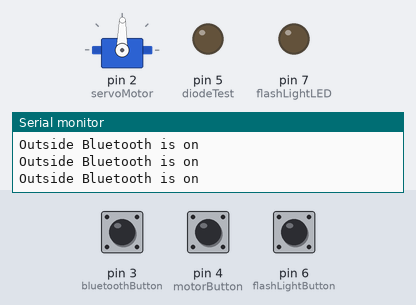
A sketch run on a simulated Arduino Uno, built with avr-gcc and run on an emulated ATmega328P. On the bench: servo, output pins drawn as LEDs (lit = HIGH), the last lines printed to the serial monitor. Dashed ring = blinking. The test bench sets the inputs (shaded band); at power-on: pin 3 (bluetoothButton) LOW, pin 6 (flashLightButton) LOW, pin 4 (motorButton) LOW.

Above: at 1.2 s.
1.3 s: pin 3 (bluetoothButton) pulled HIGH for 3.2 s
At 2.8 s:
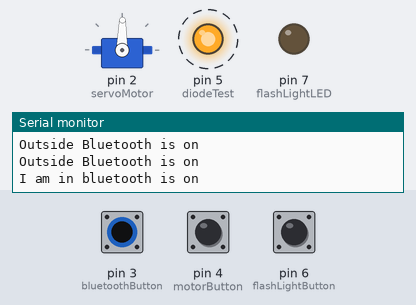
6.0 s: pin 6 (flashLightButton) pulled HIGH for 0.15 s
At 6.9 s:
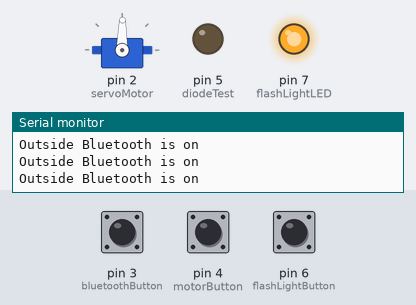
7.6 s: pin 3 (bluetoothButton) pulled HIGH for 1 s
At 8.1 s:
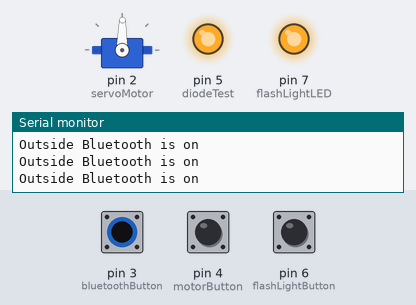
10.1 s: pin 6 (flashLightButton) pulled HIGH for 1 s
At 11.9 s:
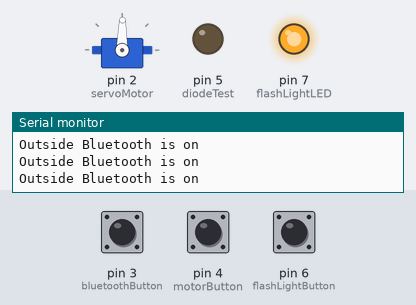
14.1 s: pin 3 (bluetoothButton) pulled HIGH for 0.15 s
At 14.8 s:
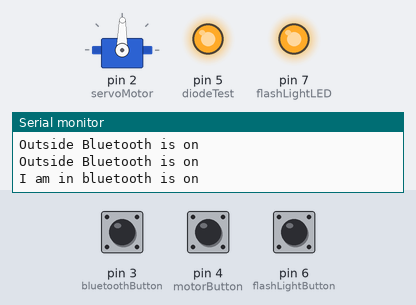
15.7 s: pin 6 (flashLightButton) pulled HIGH for 3.2 s
At 18.8 s:
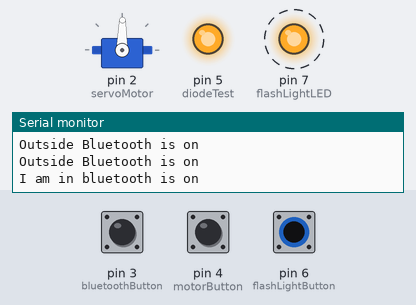
Timing chart, 0 to 20.3 s (numbered marks = the images above; inputs shaded):
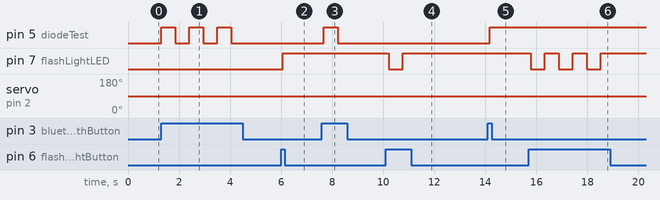

The sketch:

controller.ino
```cpp
// Include servo library
#include <Servo.h>

// Initialize variables
Servo myservo;
int analogPotentiometer = 0; // A0
int servoMotor = 2; // D2
int bluetoothButton = 3; // D3
int motorButton = 4; // D4
int diodeTest = 5; // D5
int flashLightButton = 6; // D6
int flashLightLED = 7; //D7
int val1;//value from potentiometer
//int val2;

int flashLightState = 0;//value to determine state of flash light when button is pressed
int servoMotorState = 0;//value to determine state of motor when button is pressed
int bluetoothState = 0;//value to determine state of bluetooth when button is pressed
unsigned int startTime = 0;
unsigned int currTime = 0;
bool motorOn = false;//boolean value to determine state of motor
bool bluetoothOn = false;//boolean value to determine state of bluetooth
bool lightOn = false;

// Setup code
void setup()
{
    // Initialize the pushbutton pin as an input
    pinMode(motorButton, INPUT);
    pinMode(bluetoothButton, INPUT);
    pinMode(diodeTest, OUTPUT);
    pinMode(flashLightButton,INPUT);
    pinMode(flashLightLED,OUTPUT);


    // Initialize bit rate for serial transmission
    Serial.begin(9600);
    //Serial1.begin(115200);


    // Attach the myservo motor to servoMotor
    // Initialize servo object and assign to pin 4
    myservo.attach(servoMotor);
    // myservo.write(90);
}


//bluetooth test function
void bluetoothTest(){

    //check the state of bluetooth if high
    if(bluetoothState == HIGH){

        //set bluetooth to opposite value
        bluetoothOn = !bluetoothOn;

        //check if true
        if(bluetoothOn == true)
           //write to diode true, turns on diode
           digitalWrite(diodeTest, HIGH);
        else
           //write to diode false, turns off diode
          digitalWrite(diodeTest, LOW);

       //delay for 5miliseconds to prevent fast turn on/off
       delay(500);
    }
    else{
       delay(50);
    }
 bluetoothState = digitalRead(bluetoothButton);
}

// Method will handle the motor
void handleMotor(){
  // If the bluetooth switch is on, then we can start the motor
  while(servoMotorState == HIGH && bluetoothOn == true)
  {
    //Serial.println(bluetooth);
    // Read the output voltage value from potentiometer
    val1 = analogRead(analogPotentiometer);

    // Potentiiometer range from 0 to 179 degrees from the range 0 to 1023
    val1 = map(val1,0,1023,0,179);

    // Write the value into the motor
    myservo.write(val1);

    // Delay a little bit
    delay(200);


     // Update the states
     flashLightState = digitalRead(flashLightButton);
     bluetoothState = digitalRead(bluetoothButton);
     servoMotorState = digitalRead(motorButton);
     // Quit if bluetooth is turned off
    /*if(bluetoothState == HIGH){
      bluetoothOn = false;
      bluetoothState = LOW;
    }*/

      //call functions to check state
      bluetoothTest();
      turnOnLight();
  }
  while(servoMotorState == LOW && bluetoothOn == true){

    //  Serial.println(servoMotorState);
    myservo.write(89);

    // Update the states
    bluetoothState = digitalRead(bluetoothButton);
    servoMotorState = digitalRead(motorButton);
    flashLightState = digitalRead(flashLightButton);


    // Quit if bluetooth is turned off
    /*if(bluetoothState == HIGH){
      bluetoothOn = false;
      bluetoothState = LOW;
    }*/

    //call function to check state
    bluetoothTest();
    turnOnLight();
  }
}


void turnOnLight(){

 //check the state of the LED
 if(flashLightState == HIGH){
  lightOn = !lightOn;

  if(lightOn == true)
    //digital write to digitalport turn on
    digitalWrite(flashLightLED,HIGH);

  else
    //digital write to digitalport turn off
    digitalWrite(flashLightLED,LOW);

  //delay
  delay(500);
 }
 else{
  delay(50);
 }
 flashLightState = digitalRead(flashLightButton);
}

void loop()
{
   // Check if the the bluetooth button is pressed for
   // three seconds
   // bluetoothState = digitalRead(bluetoothButton);
   bluetoothState = digitalRead(bluetoothButton);
   servoMotorState = digitalRead(motorButton);
   flashLightState = digitalRead(flashLightButton);
   //call bluetooth test funciton
   bluetoothTest();

   turnOnLight();

   Serial.println("Outside Bluetooth is on");
   //if(bluetoothState == HIGH)
   //  bluetoothOn = true;

  // Call the method that will handle the motor
  //Serial1.print("Bluetoooth value is: ");
  //Serial1.println(bluetoothState);
  //Serial1.println(servoMotorState);

  // Only change the motor speed if the bluetooth is ON
  if(bluetoothOn == true){


    Serial.println("I am in bluetooth is on");
    //digitalWrite(diodeTest, HIGH);
    handleMotor();
  }

  // Make sure the motor is completely still when bluetooth is OFF
  else{
  //  digitalWrite(diodeTest, LOW);
    myservo.write(89);
  }
}
```

Measured:
- after the input at 1.3 s, pin 5 (diodeTest): alternates HIGH for 0.55 s and LOW for 0.55 s, 6 changes in all, then stays LOW, starting at once
- after the input at 6.0 s, pin 7 (flashLightLED): LOW → HIGH after 0.06 s
- after the input at 7.6 s, pin 5 (diodeTest): LOW → HIGH after 0.06 s, → LOW 0.55 s later
- after the input at 10.1 s, pin 7 (flashLightLED): HIGH → LOW after 0.12 s, → HIGH 0.55 s later
- after the input at 14.1 s, pin 5 (diodeTest): LOW → HIGH after 0.08 s
- after the input at 15.7 s, pin 7 (flashLightLED): alternates HIGH for 0.55 s and LOW for 0.55 s, 6 changes in all, then stays HIGH, starting after 0.08 s
